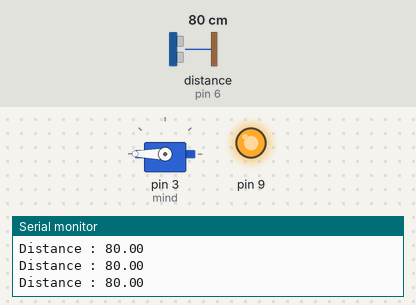
Bench run of a sketch on a simulated Arduino Uno, built with avr-gcc and run on an emulated ATmega328P. On the bench: servo, output pins drawn as LEDs (lit = HIGH), the last lines printed to the serial monitor. Wiring (inferred from the names in the program): ultrasonic range finder: trigger pin 7; echo pin 6. Inputs (shaded band) come from the test bench; at power-on: distance to the obstacle (sensor on pin 6) 80 cm. The echo pulse lasts 58.3 µs per cm; pins used as bus, display or sensor lines are not drawn.

Above: at 1.2 s.
1.3 s: distance to the obstacle (sensor on pin 6) set to 2 cm
At 2.5 s:
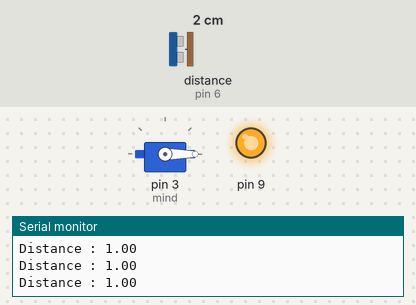
2.9 s: distance to the obstacle (sensor on pin 6) set to 9 cm
4.4 s: distance to the obstacle (sensor on pin 6) set to 12 cm
At 5.1 s:
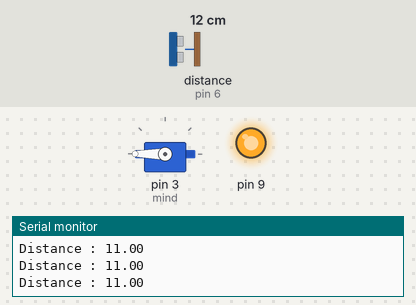
5.9 s: distance to the obstacle (sensor on pin 6) set to 4 cm
At 6.9 s:
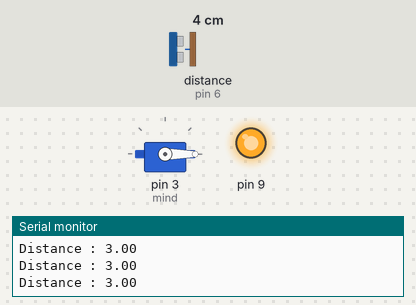
Timing chart, 0 to 8.5 s (numbered marks = the images above; inputs shaded):
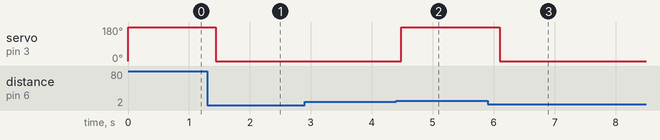

Measured:
- the behaviour switches between 10 and 11 cm on distance to the obstacle (sensor on pin 6) (found by bisection; images 1 and 2)
- after the input at 1.3 s, servo on pin 3 (mind): 180° → 0° after 0.14 s
- after the input at 4.4 s, servo on pin 3 (mind): 0° → 180° after 0.08 s
- after the input at 5.9 s, servo on pin 3 (mind): 180° → 0° after 0.20 s

The sketch:

blinky.ino
```cpp
#include "Servo.h"

Servo mind;
int servo_in = 0;
int ft_scan();

int trig = 7;
int echo = 6;
float dis = 0;

void setup()
{

    Serial.begin(9600);
	pinMode(trig, OUTPUT);
	pinMode(9, OUTPUT);
	pinMode(echo , INPUT);
	digitalWrite(9, HIGH);
    mind.attach(3);
    mind.write(servo_in);
}

void loop()
{
//Create a impulsion 10us trig
	dis = ft_scan();

	Serial.print("Distance : ");
	Serial.println(dis);
	if(dis < 10){
		mind.write(0);
		delay(100);
	}
	else {
	mind.write(180);
		delay(200);
	}

}
/*if(dis> 50)*/
/*{mind.write(90);*/
		/*delay(1000);*/
		/*mind.write(180);*/
		/*[>ft_scan();<]*/
		/*delay(1000);*/
/*}<]	[>delay(200);*/

int ft_scan(){
	int distance;
	digitalWrite(trig, LOW);
	delayMicroseconds(2);
	digitalWrite(trig, HIGH);
	delayMicroseconds(10);
	digitalWrite(trig, LOW);
	distance = pulseIn(echo,HIGH)/58.0;
	return distance;
}
```
